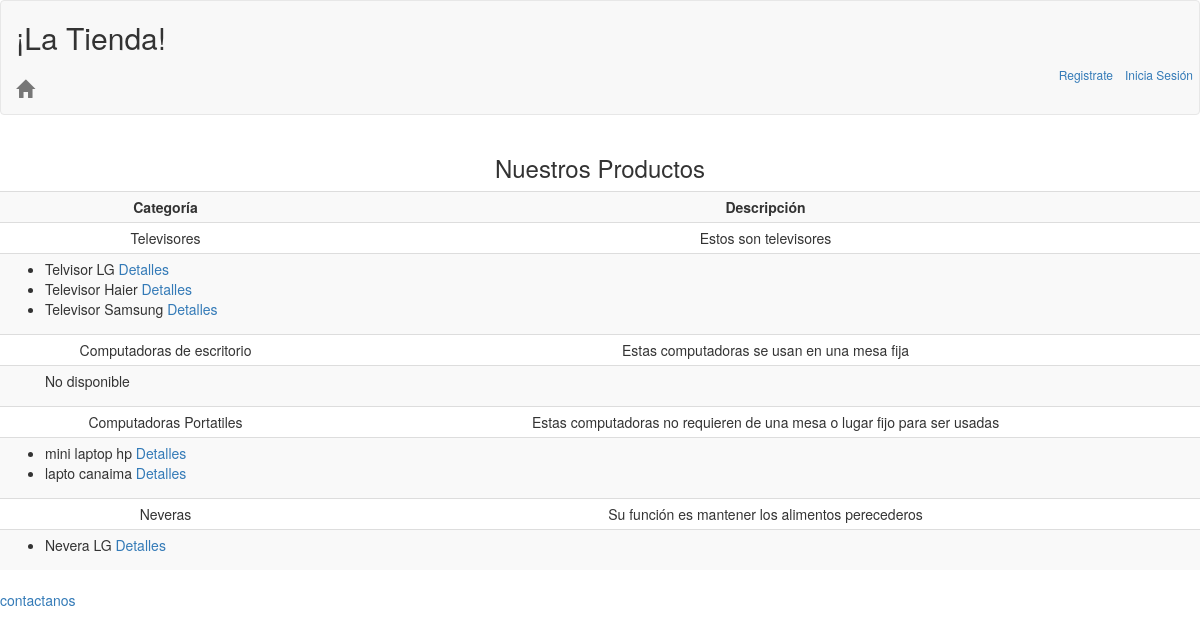
The page /controlador/AccionUser.php on the database as committed earlier.
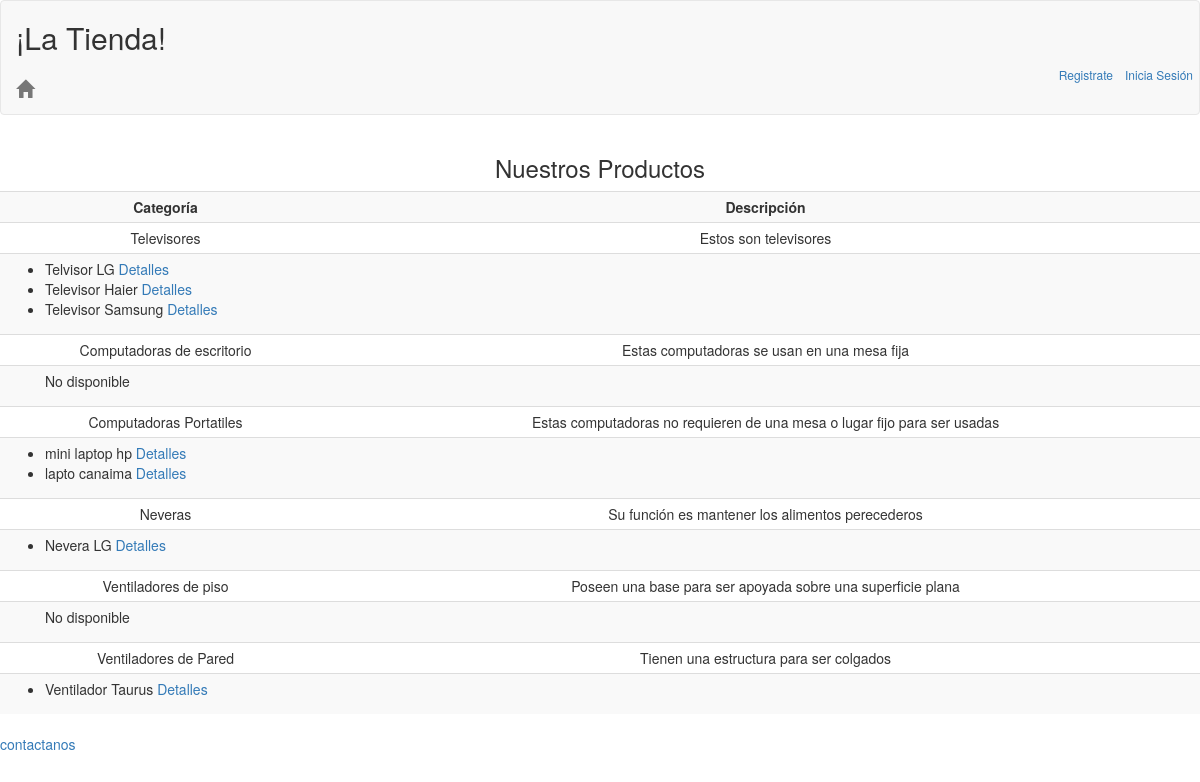
The same page on the database as committed later.
### tables this page shows
CREATE TABLE `ProductCategory` (
  `id` int(11) NOT NULL,
  `name` varchar(50) NOT NULL,
  `description` text NOT NULL
);

CREATE TABLE `Product` (
  `id` int(11) NOT NULL,
  `name` varchar(100) NOT NULL,
  `price` float NOT NULL,
  `active` tinyint(1) NOT NULL,
  `image` varchar(200) NOT NULL,
  `product_category_id` int(11) NOT NULL
);

### controlador/AccionUser.php (called while the page is built, shortened)
<?php
		$arrayCategories=getAllTabla(TABLAPRODUCTCATEGORY);
		$arrayProducts=getAllTabla(TABLAPRODUCT);
		include_once crearStringRuta(array(SALIRDECARP,CARPETAVISTA,PRODUCTENVENTA));
 ?>

### modelo/config.php (called while the page is built, shortened)
 <?php
function getAllTabla($tabla, $stringOrdenarLista=null)
{
	$conectar= new Conexion();
	$conectar=$conectar->getConexion();
	$statement=$conectar->prepare("SELECT * FROM $tabla $stringOrdenarLista");
	$statement->execute();
	$arreglo=$statement->fetchAll(PDO::FETCH_ASSOC);
	return $arreglo;
}
 ?>

### vista/ProductosEnVenta.php (the view)
<?php
include_once'CabeceraHTML.php';
include_once'BarraNavegacion.php';
?>
<div class="container">
	<h3 class="text-center">Nuestros Productos</h3>
</div>
	<table class="table table-striped table-condensed">
			<tr>
				<th class="text-center">Categoría</th>
				<th class="text-center">Descripción</th>
			</tr>
			<?php foreach ($arrayCategories as $category):?>
			<tr class="text-center">
				<td><?= $category['name'] ?></td>
				<td><?= $category['description']?></td>
			</tr>
			<tr>
				<td colspan="2">
					<ul class="">
					<?php $noDisponible=null; ?>
					<?php foreach ($arrayProducts as $products):?>
						<?php if ($category['id']==$products['product_category_id']): ?>
						<?php $noDisponible=1 ?>
							<li>
								<?=$products['name'];?> <a href="DetallesProduct.php?idProduct=<?=$products['id']?>&idCategory=<?=$category['id']?>">Detalles</a>
							</li>
						<?php endif ?>
					<?php endforeach ?>
						<?php if ($noDisponible==null): ?>
							<p>No disponible</p>
						<?php endif ?>
					</ul>
				</td>
			</tr>
			<?php endforeach ?>
	</table>
<?php include_once'PieHTML.php'; ?>

Rows that differ between the two databases and show on the page:
added productcategory: name "Ventiladores de piso", description "Poseen una base para ser apoyada sobre una superficie plana", shows "No disponible"
added productcategory: name "Ventiladores de Pared", description "Tienen una estructura para ser colgados"
added product: name "Ventilador Taurus", shown under "Ventiladores de Pared"
